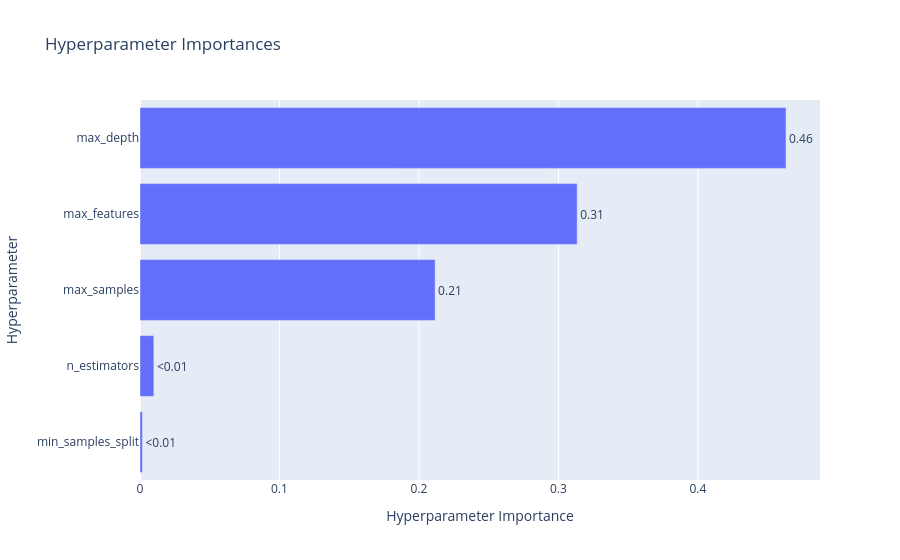
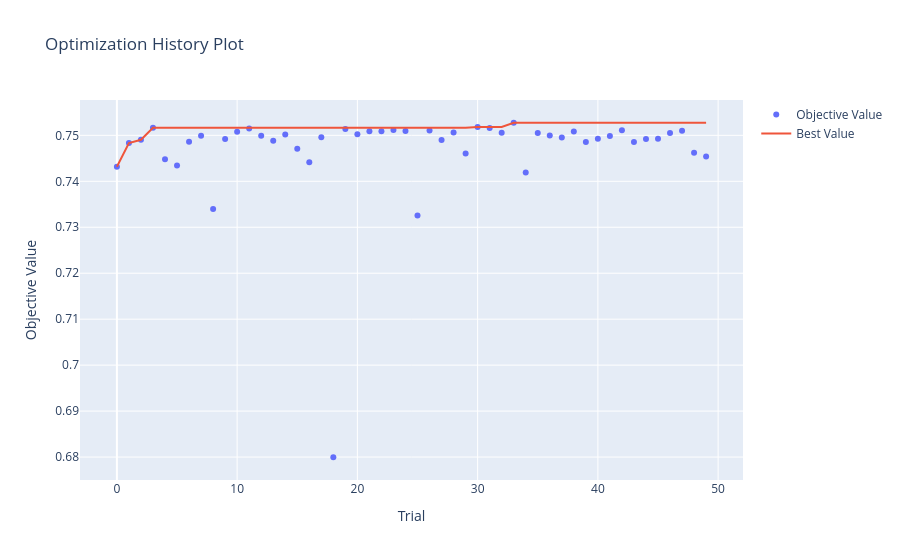
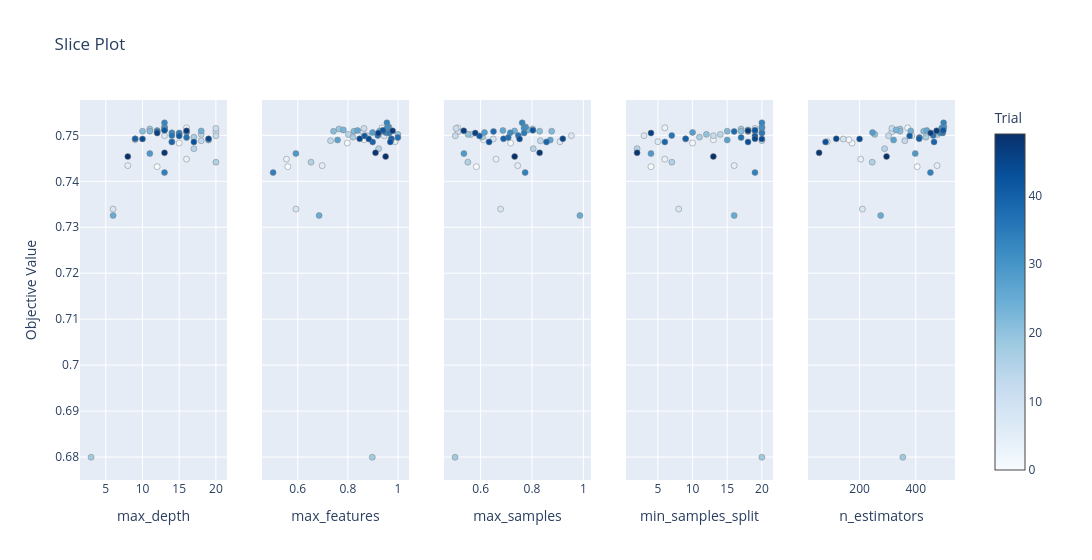

Write notebook code for charts like these, in order.
### Code cell
import optuna.visualization as ov

ov.plot_param_importances(study).show()
ov.plot_optimization_history(study).show()
ov.plot_slice(study).show()

### Figure 1 — Plotly figure (JSON) as saved in the notebook; plotly's stock layout.template omitted (floating-point values rounded to 4 significant figures)
{"data": [{"cliponaxis": false, "hovertemplate": ["min_samples_split (IntDistribution): 0.0017392535984004837<extra></extra>", "n_estimators (IntDistribution): 0.009946165629097371<extra></extra>", "max_samples (FloatDistribution): 0.2116122951490754<extra></extra>", "max_features (FloatDistribution): 0.31348819393918453<extra></extra>", "max_depth (IntDistribution): 0.4632140916842422<extra></extra>"], "name": "Objective Value", "orientation": "h", "text": ["<0.01", "<0.01", "0.21", "0.31", "0.46"], "textposition": "outside", "type": "bar", "x": [0.001739, 0.009946, 0.2116, 0.3135, 0.4632], "y": ["min_samples_split", "n_estimators", "max_samples", "max_features", "max_depth"]}], "layout": {"title": {"text": "Hyperparameter Importances"}, "xaxis": {"title": {"text": "Hyperparameter Importance"}}, "yaxis": {"title": {"text": "Hyperparameter"}}}}

### Figure 2 — Plotly figure (JSON) as saved in the notebook; plotly's stock layout.template omitted (floating-point values rounded to 4 significant figures)
{"data": [{"mode": "markers", "name": "Objective Value", "type": "scatter", "x": [0, 1, 2, 3, 4, 5, 6, 7, 8, 9, 10, 11, 12, 13, 14, 15, 16, 17, 18, 19, 20, 21, 22, 23, 24, 25, 26, 27, 28, 29, 30, 31, 32, 33, 34, 35, 36, 37, 38, 39, 40, 41, 42, 43, 44, 45, 46, 47, 48, 49], "y": [0.7432, 0.7483, 0.749, 0.7516, 0.7448, 0.7434, 0.7486, 0.7499, 0.734, 0.7492, 0.7508, 0.7515, 0.7499, 0.7488, 0.7502, 0.7471, 0.7442, 0.7496, 0.68, 0.7514, 0.7502, 0.7509, 0.7509, 0.7512, 0.751, 0.7326, 0.7511, 0.749, 0.7506, 0.746, 0.7518, 0.7516, 0.7506, 0.7527, 0.7419, 0.7505, 0.75, 0.7495, 0.7509, 0.7486, 0.7492, 0.7499, 0.7511, 0.7486, 0.7492, 0.7493, 0.7505, 0.751, 0.7462, 0.7454]}, {"mode": "lines", "name": "Best Value", "type": "scatter", "x": [0, 1, 2, 3, 4, 5, 6, 7, 8, 9, 10, 11, 12, 13, 14, 15, 16, 17, 18, 19, 20, 21, 22, 23, 24, 25, 26, 27, 28, 29, 30, 31, 32, 33, 34, 35, 36, 37, 38, 39, 40, 41, 42, 43, 44, 45, 46, 47, 48, 49], "y": [0.7432, 0.7483, 0.749, 0.7516, 0.7516, 0.7516, 0.7516, 0.7516, 0.7516, 0.7516, 0.7516, 0.7516, 0.7516, 0.7516, 0.7516, 0.7516, 0.7516, 0.7516, 0.7516, 0.7516, 0.7516, 0.7516, 0.7516, 0.7516, 0.7516, 0.7516, 0.7516, 0.7516, 0.7516, 0.7516, 0.7518, 0.7518, 0.7518, 0.7527, 0.7527, 0.7527, 0.7527, 0.7527, 0.7527, 0.7527, 0.7527, 0.7527, 0.7527, 0.7527, 0.7527, 0.7527, 0.7527, 0.7527, 0.7527, 0.7527]}, {"marker": {"color": "#cccccc"}, "mode": "markers", "name": "Infeasible Trial", "showlegend": false, "type": "scatter", "x": [], "y": []}], "layout": {"title": {"text": "Optimization History Plot"}, "xaxis": {"title": {"text": "Trial"}}, "yaxis": {"title": {"text": "Objective Value"}}}}

### Figure 3 — Plotly figure (JSON) as saved in the notebook; plotly's stock layout.template omitted (floating-point values rounded to 4 significant figures)
{"data": [{"marker": {"color": [0, 1, 2, 3, 4, 5, 6, 7, 8, 9, 10, 11, 12, 13, 14, 15, 16, 17, 18, 19, 20, 21, 22, 23, 24, 25, 26, 27, 28, 29, 30, 31, 32, 33, 34, 35, 36, 37, 38, 39, 40, 41, 42, 43, 44, 45, 46, 47, 48, 49], "colorbar": {"title": {"text": "Trial"}, "x": 1, "xpad": 40}, "colorscale": [[0, "rgb(247,251,255)"], [0.125, "rgb(222,235,247)"], [0.25, "rgb(198,219,239)"], [0.375, "rgb(158,202,225)"], [0.5, "rgb(107,174,214)"], [0.625, "rgb(66,146,198)"], [0.75, "rgb(33,113,181)"], [0.875, "rgb(8,81,156)"], [1, "rgb(8,48,107)"]], "line": {"color": "Grey", "width": 0.5}, "showscale": true}, "mode": "markers", "name": "Feasible Trial", "showlegend": false, "type": "scatter", "x": [12, 15, 9, 16, 16, 8, 14, 13, 6, 9, 20, 20, 20, 18, 18, 17, 20, 17, 3, 11, 15, 10, 11, 13, 18, 6, 12, 19, 16, 11, 13, 13, 14, 13, 13, 15, 14, 16, 12, 14, 9, 15, 13, 17, 10, 19, 12, 16, 13, 8], "xaxis": "x", "y": [0.7432, 0.7483, 0.749, 0.7516, 0.7448, 0.7434, 0.7486, 0.7499, 0.734, 0.7492, 0.7508, 0.7515, 0.7499, 0.7488, 0.7502, 0.7471, 0.7442, 0.7496, 0.68, 0.7514, 0.7502, 0.7509, 0.7509, 0.7512, 0.751, 0.7326, 0.7511, 0.749, 0.7506, 0.746, 0.7518, 0.7516, 0.7506, 0.7527, 0.7419, 0.7505, 0.75, 0.7495, 0.7509, 0.7486, 0.7492, 0.7499, 0.7511, 0.7486, 0.7492, 0.7493, 0.7505, 0.751, 0.7462, 0.7454], "yaxis": "y"}, {"marker": {"color": [0, 1, 2, 3, 4, 5, 6, 7, 8, 9, 10, 11, 12, 13, 14, 15, 16, 17, 18, 19, 20, 21, 22, 23, 24, 25, 26, 27, 28, 29, 30, 31, 32, 33, 34, 35, 36, 37, 38, 39, 40, 41, 42, 43, 44, 45, 46, 47, 48, 49], "colorbar": {"title": {"text": "Trial"}, "x": 1, "xpad": 40}, "colorscale": [[0, "rgb(247,251,255)"], [0.125, "rgb(222,235,247)"], [0.25, "rgb(198,219,239)"], [0.375, "rgb(158,202,225)"], [0.5, "rgb(107,174,214)"], [0.625, "rgb(66,146,198)"], [0.75, "rgb(33,113,181)"], [0.875, "rgb(8,81,156)"], [1, "rgb(8,48,107)"]], "line": {"color": "Grey", "width": 0.5}, "showscale": false}, "mode": "markers", "name": "Feasible Trial", "showlegend": false, "type": "scatter", "x": [0.5604, 0.7978, 0.8647, 0.9362, 0.5548, 0.6975, 0.9887, 0.9451, 0.5928, 0.9727, 0.8584, 0.8645, 0.8773, 0.7309, 0.8018, 0.9229, 0.6528, 0.8203, 0.8975, 0.7646, 0.9996, 0.7427, 0.8241, 0.7818, 0.927, 0.6853, 0.8384, 0.7589, 0.8984, 0.5924, 0.9632, 0.9561, 0.9532, 0.9557, 0.5016, 0.9648, 0.9193, 0.9995, 0.9436, 0.8989, 0.9735, 0.8663, 0.9396, 0.9693, 0.8835, 0.847, 0.9217, 0.9785, 0.9102, 0.9506], "xaxis": "x2", "y": [0.7432, 0.7483, 0.749, 0.7516, 0.7448, 0.7434, 0.7486, 0.7499, 0.734, 0.7492, 0.7508, 0.7515, 0.7499, 0.7488, 0.7502, 0.7471, 0.7442, 0.7496, 0.68, 0.7514, 0.7502, 0.7509, 0.7509, 0.7512, 0.751, 0.7326, 0.7511, 0.749, 0.7506, 0.746, 0.7518, 0.7516, 0.7506, 0.7527, 0.7419, 0.7505, 0.75, 0.7495, 0.7509, 0.7486, 0.7492, 0.7499, 0.7511, 0.7486, 0.7492, 0.7493, 0.7505, 0.751, 0.7462, 0.7454], "yaxis": "y2"}, {"marker": {"color": [0, 1, 2, 3, 4, 5, 6, 7, 8, 9, 10, 11, 12, 13, 14, 15, 16, 17, 18, 19, 20, 21, 22, 23, 24, 25, 26, 27, 28, 29, 30, 31, 32, 33, 34, 35, 36, 37, 38, 39, 40, 41, 42, 43, 44, 45, 46, 47, 48, 49], "colorbar": {"title": {"text": "Trial"}, "x": 1, "xpad": 40}, "colorscale": [[0, "rgb(247,251,255)"], [0.125, "rgb(222,235,247)"], [0.25, "rgb(198,219,239)"], [0.375, "rgb(158,202,225)"], [0.5, "rgb(107,174,214)"], [0.625, "rgb(66,146,198)"], [0.75, "rgb(33,113,181)"], [0.875, "rgb(8,81,156)"], [1, "rgb(8,48,107)"]], "line": {"color": "Grey", "width": 0.5}, "showscale": false}, "mode": "markers", "name": "Feasible Trial", "showlegend": false, "type": "scatter", "x": [0.5838, 0.7167, 0.6108, 0.5116, 0.6602, 0.7443, 0.9089, 0.9533, 0.6776, 0.6493, 0.5126, 0.5048, 0.5015, 0.8326, 0.5619, 0.8048, 0.5503, 0.6067, 0.5008, 0.8025, 0.5513, 0.8296, 0.8766, 0.7838, 0.7322, 0.9864, 0.6868, 0.8711, 0.615, 0.535, 0.7753, 0.7688, 0.7155, 0.7617, 0.7733, 0.7694, 0.7466, 0.7075, 0.6502, 0.8563, 0.6891, 0.5957, 0.8034, 0.633, 0.7516, 0.9199, 0.5792, 0.5346, 0.8297, 0.7325], "xaxis": "x3", "y": [0.7432, 0.7483, 0.749, 0.7516, 0.7448, 0.7434, 0.7486, 0.7499, 0.734, 0.7492, 0.7508, 0.7515, 0.7499, 0.7488, 0.7502, 0.7471, 0.7442, 0.7496, 0.68, 0.7514, 0.7502, 0.7509, 0.7509, 0.7512, 0.751, 0.7326, 0.7511, 0.749, 0.7506, 0.746, 0.7518, 0.7516, 0.7506, 0.7527, 0.7419, 0.7505, 0.75, 0.7495, 0.7509, 0.7486, 0.7492, 0.7499, 0.7511, 0.7486, 0.7492, 0.7493, 0.7505, 0.751, 0.7462, 0.7454], "yaxis": "y3"}, {"marker": {"color": [0, 1, 2, 3, 4, 5, 6, 7, 8, 9, 10, 11, 12, 13, 14, 15, 16, 17, 18, 19, 20, 21, 22, 23, 24, 25, 26, 27, 28, 29, 30, 31, 32, 33, 34, 35, 36, 37, 38, 39, 40, 41, 42, 43, 44, 45, 46, 47, 48, 49], "colorbar": {"title": {"text": "Trial"}, "x": 1, "xpad": 40}, "colorscale": [[0, "rgb(247,251,255)"], [0.125, "rgb(222,235,247)"], [0.25, "rgb(198,219,239)"], [0.375, "rgb(158,202,225)"], [0.5, "rgb(107,174,214)"], [0.625, "rgb(66,146,198)"], [0.75, "rgb(33,113,181)"], [0.875, "rgb(8,81,156)"], [1, "rgb(8,48,107)"]], "line": {"color": "Grey", "width": 0.5}, "showscale": false}, "mode": "markers", "name": "Feasible Trial", "showlegend": false, "type": "scatter", "x": [4, 10, 13, 6, 6, 16, 5, 3, 8, 9, 18, 19, 13, 20, 14, 2, 7, 11, 20, 17, 12, 17, 15, 18, 19, 16, 18, 15, 10, 4, 20, 20, 20, 20, 19, 20, 7, 17, 16, 6, 9, 19, 19, 18, 20, 19, 4, 18, 2, 13], "xaxis": "x4", "y": [0.7432, 0.7483, 0.749, 0.7516, 0.7448, 0.7434, 0.7486, 0.7499, 0.734, 0.7492, 0.7508, 0.7515, 0.7499, 0.7488, 0.7502, 0.7471, 0.7442, 0.7496, 0.68, 0.7514, 0.7502, 0.7509, 0.7509, 0.7512, 0.751, 0.7326, 0.7511, 0.749, 0.7506, 0.746, 0.7518, 0.7516, 0.7506, 0.7527, 0.7419, 0.7505, 0.75, 0.7495, 0.7509, 0.7486, 0.7492, 0.7499, 0.7511, 0.7486, 0.7492, 0.7493, 0.7505, 0.751, 0.7462, 0.7454], "yaxis": "y4"}, {"marker": {"color": [0, 1, 2, 3, 4, 5, 6, 7, 8, 9, 10, 11, 12, 13, 14, 15, 16, 17, 18, 19, 20, 21, 22, 23, 24, 25, 26, 27, 28, 29, 30, 31, 32, 33, 34, 35, 36, 37, 38, 39, 40, 41, 42, 43, 44, 45, 46, 47, 48, 49], "colorbar": {"title": {"text": "Trial"}, "x": 1, "xpad": 40}, "colorscale": [[0, "rgb(247,251,255)"], [0.125, "rgb(222,235,247)"], [0.25, "rgb(198,219,239)"], [0.375, "rgb(158,202,225)"], [0.5, "rgb(107,174,214)"], [0.625, "rgb(66,146,198)"], [0.75, "rgb(33,113,181)"], [0.875, "rgb(8,81,156)"], [1, "rgb(8,48,107)"]], "line": {"color": "Grey", "width": 0.5}, "showscale": false}, "mode": "markers", "name": "Feasible Trial", "showlegend": false, "type": "scatter", "x": [405, 173, 162, 371, 204, 476, 85, 386, 210, 142, 315, 315, 303, 361, 477, 289, 245, 436, 354, 344, 254, 344, 428, 330, 382, 275, 439, 321, 246, 398, 500, 492, 486, 499, 452, 496, 462, 413, 494, 465, 412, 378, 498, 79, 200, 117, 453, 474, 56, 296], "xaxis": "x5", "y": [0.7432, 0.7483, 0.749, 0.7516, 0.7448, 0.7434, 0.7486, 0.7499, 0.734, 0.7492, 0.7508, 0.7515, 0.7499, 0.7488, 0.7502, 0.7471, 0.7442, 0.7496, 0.68, 0.7514, 0.7502, 0.7509, 0.7509, 0.7512, 0.751, 0.7326, 0.7511, 0.749, 0.7506, 0.746, 0.7518, 0.7516, 0.7506, 0.7527, 0.7419, 0.7505, 0.75, 0.7495, 0.7509, 0.7486, 0.7492, 0.7499, 0.7511, 0.7486, 0.7492, 0.7493, 0.7505, 0.751, 0.7462, 0.7454], "yaxis": "y5"}], "layout": {"title": {"text": "Slice Plot"}, "width": 1500, "xaxis": {"anchor": "y", "domain": [0, 0.168], "title": {"text": "max_depth"}}, "xaxis2": {"anchor": "y2", "domain": [0.208, 0.376], "title": {"text": "max_features"}}, "xaxis3": {"anchor": "y3", "domain": [0.416, 0.584], "title": {"text": "max_samples"}}, "xaxis4": {"anchor": "y4", "domain": [0.624, 0.792], "title": {"text": "min_samples_split"}}, "xaxis5": {"anchor": "y5", "domain": [0.832, 1], "title": {"text": "n_estimators"}}, "yaxis": {"anchor": "x", "domain": [0, 1], "title": {"text": "Objective Value"}}, "yaxis2": {"anchor": "x2", "domain": [0, 1], "matches": "y", "showticklabels": false}, "yaxis3": {"anchor": "x3", "domain": [0, 1], "matches": "y", "showticklabels": false}, "yaxis4": {"anchor": "x4", "domain": [0, 1], "matches": "y", "showticklabels": false}, "yaxis5": {"anchor": "x5", "domain": [0, 1], "matches": "y", "showticklabels": false}}}
